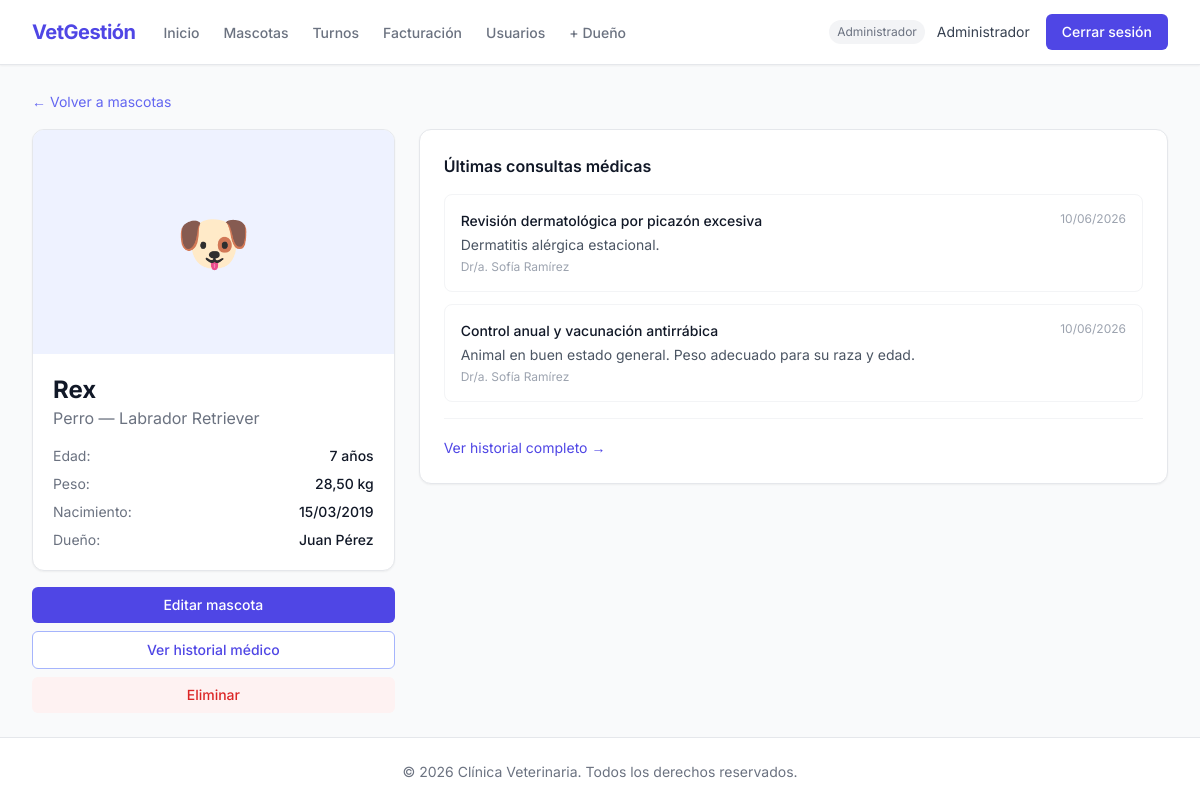
/mascotas/1/ (signed in), run on the app's committed database.
### apps/usuarios/models.py (models this page shows, shortened)
class Usuario(AbstractUser):
    ROL_ADMIN = 'admin'
    ROL_VETERINARIO = 'veterinario'
    ROL_RECEPCIONISTA = 'recepcionista'
    ROL_DUENO = 'dueno'
    ROLES = [
        (ROL_ADMIN, 'Administrador'),
        (ROL_VETERINARIO, 'Veterinario'),
        (ROL_RECEPCIONISTA, 'Recepcionista'),
        (ROL_DUENO, 'Dueño'),
    ]
    rol = models.CharField(max_length=20, choices=ROLES, default=ROL_DUENO, verbose_name='Rol')
    telefono = models.CharField(max_length=20, blank=True, verbose_name='Teléfono')
    class Meta:
        verbose_name = 'usuario'
        verbose_name_plural = 'usuarios'
    def es_admin(self) -> bool:
        return self.rol == self.ROL_ADMIN
    def es_veterinario(self) -> bool:
        return self.rol == self.ROL_VETERINARIO
    def es_dueno(self) -> bool:
        return self.rol == self.ROL_DUENO
    def puede_crear_dueno(self) -> bool:
        return self.rol in [self.ROL_ADMIN, self.ROL_VETERINARIO, self.ROL_RECEPCIONISTA]

### apps/mascotas/models.py (models this page shows, shortened)
class Mascota(models.Model):
    ESPECIE_PERRO = 'perro'
    ESPECIE_GATO = 'gato'
    ESPECIE_AVE = 'ave'
    ESPECIE_OTRO = 'otro'
    ESPECIES = [
        (ESPECIE_PERRO, 'Perro'),
        (ESPECIE_GATO, 'Gato'),
        (ESPECIE_AVE, 'Ave'),
        (ESPECIE_OTRO, 'Otro'),
    ]
    nombre = models.CharField(max_length=100, verbose_name='Nombre')
    especie = models.CharField(max_length=20, choices=ESPECIES, verbose_name='Especie')
    raza = models.CharField(max_length=100, blank=True, verbose_name='Raza')
    fecha_nacimiento = models.DateField(
        validators=[validar_fecha_no_futura],
        verbose_name='Fecha de nacimiento',
    )
    foto = models.ImageField(
        upload_to=ruta_foto_mascota,
        blank=True,
        null=True,
        verbose_name='Foto',
    )
    peso = models.DecimalField(max_digits=5, decimal_places=2, verbose_name='Peso (kg)')
    dueno = models.ForeignKey(
        Usuario,
        on_delete=models.CASCADE,
        related_name='mascotas',
        limit_choices_to={'rol': Usuario.ROL_DUENO},
        verbose_name='Dueño',
    )
    fecha_registro = models.DateTimeField(auto_now_add=True, verbose_name='Fecha de registro')
    class Meta:
        verbose_name = 'mascota'
        verbose_name_plural = 'mascotas'
        ordering = ['nombre']
    @property
    def edad(self) -> int:
        hoy = date.today()
        return hoy.year - self.fecha_nacimiento.year - (
            (hoy.month, hoy.day) < (self.fecha_nacimiento.month, self.fecha_nacimiento.day)
        )

### apps/historial/models.py (models this page shows, shortened)
class ConsultaMedica(models.Model):
    mascota = models.ForeignKey(
        Mascota,
        on_delete=models.CASCADE,
        related_name='consultas',
        verbose_name='Mascota',
    )
    veterinario = models.ForeignKey(
        Usuario,
        on_delete=models.SET_NULL,
        null=True,
        related_name='consultas_realizadas',
        limit_choices_to={'rol': Usuario.ROL_VETERINARIO},
        verbose_name='Veterinario',
    )
    fecha = models.DateTimeField(auto_now_add=True, verbose_name='Fecha')
    motivo = models.CharField(max_length=255, verbose_name='Motivo de consulta')
    diagnostico = models.TextField(verbose_name='Diagnóstico')
    tratamiento = models.TextField(verbose_name='Tratamiento')
    observaciones = models.TextField(blank=True, verbose_name='Observaciones')
    class Meta:
        verbose_name = 'consulta médica'
        verbose_name_plural = 'consultas médicas'
        ordering = ['-fecha']

### apps/mascotas/views.py (the view)
# urls.py: path('<int:pk>/', views.DetalleMascota.as_view(), name='detalle_mascota'),
class DetalleMascota(LoginRequiredMixin, DetailView):
    model = Mascota
    template_name = 'mascotas/detalle.html'
    context_object_name = 'mascota'
    def get_queryset(self):
        usuario = self.request.user
        if usuario.es_dueno():
            return Mascota.objects.filter(dueno=usuario)
        return Mascota.objects.all()

### templates/mascotas/detalle.html (shortened to what this page needs)
{% extends 'base.html' %}
{% block content %}
<div class="mb-4">
    <a href="{% url 'lista_mascotas' %}" class="text-sm text-indigo-500 hover:underline">← Volver a mascotas</a>
</div>
<div class="grid grid-cols-1 lg:grid-cols-3 gap-6">
    <div class="lg:col-span-1">
        <div class="bg-white rounded-xl border border-gray-200 shadow-sm overflow-hidden">
            {% if mascota.foto %}
            <img src="{{ mascota.foto.url }}" alt="{{ mascota.nombre }}" class="w-full h-56 object-cover">
            {% else %}
            <div class="h-56 bg-indigo-50 flex items-center justify-center text-6xl">
                {% if mascota.especie == 'perro' %}🐶{% elif mascota.especie == 'gato' %}🐱{% elif mascota.especie == 'ave' %}🐦{% else %}🐾{% endif %}
            </div>
            {% endif %}
            <div class="p-5">
                <h1 class="text-2xl font-bold text-gray-900">{{ mascota.nombre }}</h1>
                <p class="text-gray-500">{{ mascota.get_especie_display }} — {{ mascota.raza|default:"Sin raza" }}</p>
                <div class="mt-4 space-y-2 text-sm">
                    <p class="flex justify-between"><span class="text-gray-500">Edad:</span><span class="font-medium">{{ mascota.edad }} año{{ mascota.edad|pluralize:"s" }}</span></p>
                    <p class="flex justify-between"><span class="text-gray-500">Peso:</span><span class="font-medium">{{ mascota.peso }} kg</span></p>
                    <p class="flex justify-between"><span class="text-gray-500">Nacimiento:</span><span class="font-medium">{{ mascota.fecha_nacimiento|date:"d/m/Y" }}</span></p>
                    <p class="flex justify-between"><span class="text-gray-500">Dueño:</span><span class="font-medium">{{ mascota.dueno.get_full_name|default:mascota.dueno.username }}</span></p>
                </div>
            </div>
        </div>
        {% if user.es_admin or user.es_veterinario %}
        <div class="mt-4 flex flex-col gap-2">
            <a href="{% url 'editar_mascota' mascota.pk %}" class="text-center bg-indigo-600 text-white py-2 rounded-md text-sm font-medium hover:bg-indigo-700 transition">
                Editar mascota
            </a>
            <a href="{% url 'historial_mascota' mascota.pk %}" class="text-center bg-white border border-indigo-300 text-indigo-600 py-2 rounded-md text-sm font-medium hover:bg-indigo-50 transition">
                Ver historial médico
            </a>
            {% if user.es_admin %}
            <a href="{% url 'eliminar_mascota' mascota.pk %}" class="text-center bg-red-50 text-red-600 py-2 rounded-md text-sm font-medium hover:bg-red-100 transition">
                Eliminar
            </a>
            {% endif %}
        </div>
        {% endif %}
    </div>
    <div class="lg:col-span-2">
        <div class="bg-white rounded-xl border border-gray-200 shadow-sm p-6">
            <h2 class="font-semibold text-gray-900 mb-4">Últimas consultas médicas</h2>
            <div class="space-y-3">
                {% for consulta in mascota.consultas.all|slice:":5" %}
                <div class="border border-gray-100 rounded-lg p-4">
                    <div class="flex justify-between items-start mb-1">
                        <p class="font-medium text-gray-900 text-sm">{{ consulta.motivo }}</p>
                        <span class="text-xs text-gray-400">{{ consulta.fecha|date:"d/m/Y" }}</span>
                    </div>
                    <p class="text-sm text-gray-600">{{ consulta.diagnostico|truncatewords:20 }}</p>
                    <p class="text-xs text-gray-400 mt-1">Dr/a. {{ consulta.veterinario.get_full_name|default:consulta.veterinario.username }}</p>
                </div>
                {% empty %}
                <p class="text-gray-400 text-sm text-center py-8">Sin consultas médicas registradas.</p>
                {% endfor %}
            </div>
            {% if user.es_admin or user.es_veterinario %}
            <div class="mt-4 pt-4 border-t border-gray-100">
                <a href="{% url 'historial_mascota' mascota.pk %}" class="text-sm text-indigo-600 hover:underline">Ver historial completo →</a>
            </div>
            {% endif %}
        </div>
    </div>
</div>
{% endblock %}

### templates/includes/navbar.html (shortened to what this page needs)
<nav class="bg-white shadow-sm border-b border-gray-200">
    <div class="max-w-7xl mx-auto px-4 sm:px-6 lg:px-8">
        <div class="flex justify-between h-16">
            <div class="flex">
                <div class="flex-shrink-0 flex items-center">
                    <a href="{% url 'dashboard' %}" class="text-indigo-600 font-bold text-xl tracking-tight">VetGestión</a>
                </div>
                <div class="hidden sm:ml-6 sm:flex sm:space-x-4">
                    {% if user.is_authenticated %}
                        <a href="{% url 'dashboard' %}" class="text-gray-500 hover:text-gray-700 inline-flex items-center px-1 pt-1 border-b-2 border-transparent hover:border-gray-300 text-sm font-medium">
                            Inicio
                        </a>
                        {% if user.es_admin or user.es_veterinario %}
                            <a href="{% url 'lista_mascotas' %}" class="text-gray-500 hover:text-gray-700 inline-flex items-center px-1 pt-1 border-b-2 border-transparent hover:border-gray-300 text-sm font-medium">
                                Mascotas
                            </a>
                        {% endif %}
                        {% if user.es_admin or user.es_recepcionista %}
                            <a href="{% url 'lista_turnos' %}" class="text-gray-500 hover:text-gray-700 inline-flex items-center px-1 pt-1 border-b-2 border-transparent hover:border-gray-300 text-sm font-medium">
                                Turnos
                            </a>
                            <a href="{% url 'lista_facturas' %}" class="text-gray-500 hover:text-gray-700 inline-flex items-center px-1 pt-1 border-b-2 border-transparent hover:border-gray-300 text-sm font-medium">
                                Facturación
                            </a>
                        {% endif %}
                        {% if user.es_admin %}
                            <a href="{% url 'lista_usuarios' %}" class="text-gray-500 hover:text-gray-700 inline-flex items-center px-1 pt-1 border-b-2 border-transparent hover:border-gray-300 text-sm font-medium">
                                Usuarios
                            </a>
                        {% endif %}
                        {% if user.puede_crear_dueno %}
                            <a href="{% url 'crear_dueno' %}" class="text-gray-500 hover:text-gray-700 inline-flex items-center px-1 pt-1 border-b-2 border-transparent hover:border-gray-300 text-sm font-medium">
                                + Dueño
                            </a>
                        {% endif %}
                    {% endif %}
                </div>
            </div>
            <div class="hidden sm:ml-6 sm:flex sm:items-center">
                {% if user.is_authenticated %}
                    <span class="text-gray-500 text-xs mr-3 px-2 py-1 bg-gray-100 rounded-full">{{ user.get_rol_display }}</span>
                    <span class="text-gray-700 text-sm mr-4">{{ user.get_full_name|default:user.username }}</span>
                    <form action="{% url 'logout' %}" method="post">
                        <button type="submit" class="bg-indigo-600 text-white px-4 py-2 rounded-md text-sm font-medium hover:bg-indigo-700 transition">
                            Cerrar sesión
                        </button>
                    </form>
                {% else %}
                    <a href="{% url 'login' %}" class="bg-indigo-600 text-white px-4 py-2 rounded-md text-sm font-medium hover:bg-indigo-700 transition">
                        Iniciar sesión
                    </a>
                {% endif %}
            </div>
        </div>
    </div>
</nav>

### templates/base.html (style rules this page uses)
body { font-family: 'Inter', sans-serif; }

### data on the page
Usuario: rol "Administrador", get_full_name "Administrador"
Mascota: nombre "Rex", especie "Perro", raza "Labrador Retriever", edad "7", peso "28,50", fecha_nacimiento "15/03/2019", dueno.get_full_name "Juan Pérez"
ConsultaMedica: motivo "Revisión dermatológica por picazón excesiva", fecha "10/06/2026", diagnostico "Dermatitis alérgica estacional.", veterinario.get_full_name "Sofía Ramírez"
ConsultaMedica: motivo "Control anual y vacunación antirrábica", fecha "10/06/2026", diagnostico "Animal en buen estado general. Peso adecuado para su raza y edad.", veterinario.get_full_name "Sofía Ramírez"
